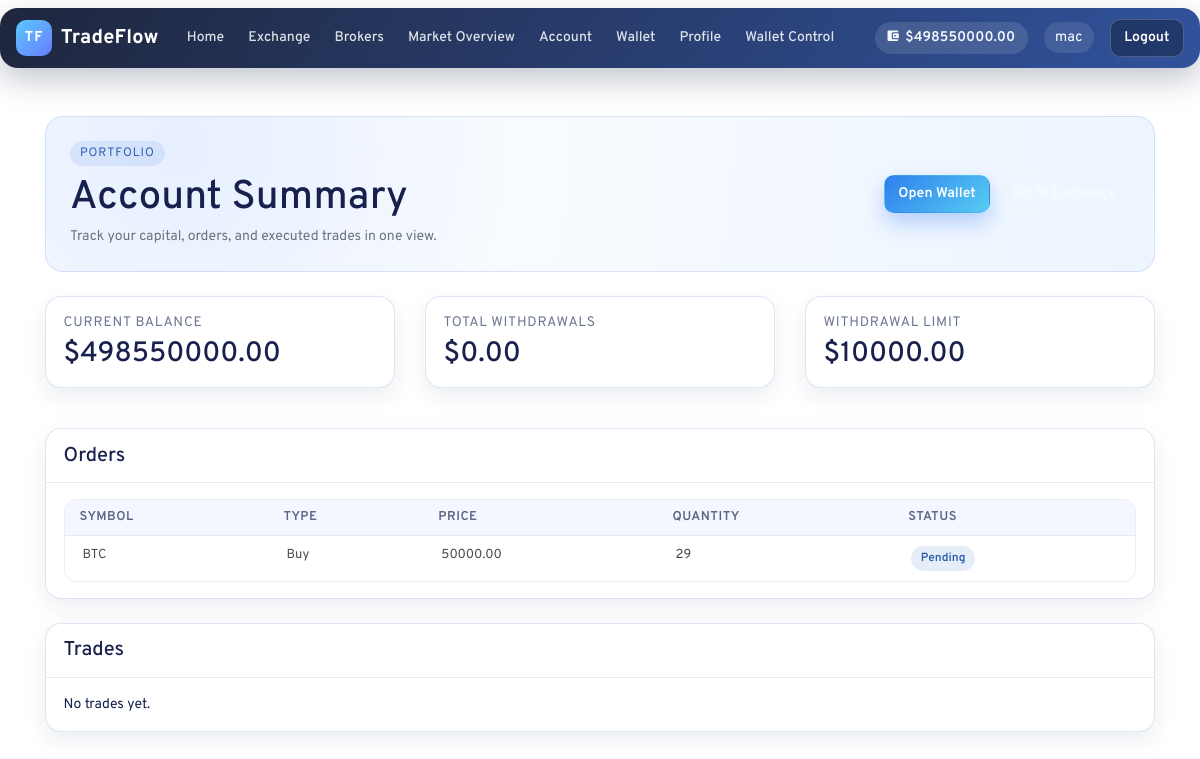
/account/ (signed in), run on the app's committed database.
### tradeflow/models.py (models this page shows, shortened)
class Account(models.Model):
    ACCOUNT_STATUS = (
        ('verified', 'Verified'),
        ('unverified', 'Unverified'),
    )
    user = models.OneToOneField(settings.AUTH_USER_MODEL, on_delete=models.CASCADE, related_name='tradeflow_account')
    balance = models.DecimalField(max_digits=12, decimal_places=2)
    account_type = models.CharField(max_length=20, choices=[('cash', 'Cash'), ('margin', 'Margin')])
    account_status = models.CharField(max_length=10, choices=ACCOUNT_STATUS, default='unverified')
    total_withdrawals = models.DecimalField(max_digits=12, decimal_places=2, default=Decimal('0.00'))
    withdrawal_limit = models.DecimalField(max_digits=12, decimal_places=2, default=Decimal('10000.00'))
    created = models.DateTimeField(auto_now_add=True)
    updated = models.DateTimeField(auto_now=True)

class Order(models.Model):
    account = models.ForeignKey(Account, on_delete=models.CASCADE)
    symbol = models.CharField(max_length=10)
    order_type = models.CharField(max_length=10, choices=[('buy', 'Buy'), ('sell', 'Sell')])
    price = models.DecimalField(max_digits=12, decimal_places=2)
    quantity = models.IntegerField()
    status = models.CharField(max_length=20, choices=[
        ('pending', 'Pending'),
        ('filled', 'Filled'),
        ('cancelled', 'Cancelled'),
        ('expired', 'Expired')
    ], default='pending')
    security_key = models.CharField(max_length=6, blank=True)  # For 2FA confirmation
    created = models.DateTimeField(auto_now_add=True)

### tradeflow/views.py (the view)
# urls.py: path('account/', views.account_summary, name='account-summary'),
@login_required
def account_summary(request):
    account = _get_or_create_account(request.user)
    orders = Order.objects.filter(account=account).order_by('-created')
    trades = Trade.objects.filter(order__account=account)
    return render(request, 'tradeflow/account.html', {
        'account': account,
        'orders': orders,
        'trades': trades
    })

### tradeflow/views.py (called while the page is built)
def _get_or_create_account(user):
    account, _ = Account.objects.get_or_create(
        user=user,
        defaults={
            'balance': Decimal("0.00"),
            'account_type': 'cash',
            'account_status': 'unverified',
        }
    )
    return account

### tradeflow/templates/tradeflow/account.html
{% extends "main.html" %}
{% block content %}
<section class="tf-account-hero mb-4">
    <div class="tf-account-hero-content">
        <div>
            <p class="tf-kicker mb-2">Portfolio</p>
            <h1 class="mb-1">Account Summary</h1>
            <p class="mb-0 text-muted">Track your capital, orders, and executed trades in one view.</p>
        </div>
        <div class="tf-account-actions">
            <a class="tf-btn tf-btn-primary mr-2" href="{% url 'wallet' %}">Open Wallet</a>
            <a class="tf-btn tf-btn-ghost" href="{% url 'exchange' %}">Go To Exchange</a>
        </div>
    </div>
</section>
<section class="row mb-4">
    <div class="col-md-4 mb-3">
        <div class="tf-stat-card">
            <p class="tf-stat-label mb-1">Current Balance</p>
            <h3 class="mb-0">${{ account.balance }}</h3>
        </div>
    </div>
    <div class="col-md-4 mb-3">
        <div class="tf-stat-card">
            <p class="tf-stat-label mb-1">Total Withdrawals</p>
            <h3 class="mb-0">${{ account.total_withdrawals }}</h3>
        </div>
    </div>
    <div class="col-md-4 mb-3">
        <div class="tf-stat-card">
            <p class="tf-stat-label mb-1">Withdrawal Limit</p>
            <h3 class="mb-0">${{ account.withdrawal_limit }}</h3>
        </div>
    </div>
</section>
<section class="tf-panel mb-4">
    <div class="tf-panel-header">
        <h2 class="h5 mb-0">Orders</h2>
    </div>
    <div class="tf-panel-body">
        {% if orders %}
            <div class="table-responsive tf-table-wrap">
                <table class="table tf-modern-table">
                    <thead>
                        <tr>
                            <th>Symbol</th>
                            <th>Type</th>
                            <th>Price</th>
                            <th>Quantity</th>
                            <th>Status</th>
                        </tr>
                    </thead>
                    <tbody>
                        {% for order in orders %}
                            <tr>
                                <td>{{ order.symbol }}</td>
                                <td>{{ order.get_order_type_display }}</td>
                                <td>{{ order.price }}</td>
                                <td>{{ order.quantity }}</td>
                                <td><span class="tf-status-pill">{{ order.get_status_display }}</span></td>
                            </tr>
                        {% endfor %}
                    </tbody>
                </table>
            </div>
        {% else %}
            <p class="mb-0">No orders yet.</p>
        {% endif %}
    </div>
</section>
<section class="tf-panel">
    <div class="tf-panel-header">
        <h2 class="h5 mb-0">Trades</h2>
    </div>
    <div class="tf-panel-body">
        {% if trades %}
            <div class="table-responsive tf-table-wrap">
                <table class="table tf-modern-table">
                    <thead>
                        <tr>
                            <th>Symbol</th>
                            <th>Broker</th>
                            <th>Trade Price</th>
                            <th>Quantity</th>
                            <th>Commission</th>
                        </tr>
                    </thead>
                    <tbody>
                        {% for trade in trades %}
                            <tr>
                                <td>{{ trade.order.symbol }}</td>
                                <td>{{ trade.broker.name }}</td>
                                <td>{{ trade.trade_price }}</td>
                                <td>{{ trade.quantity }}</td>
                                <td>{{ trade.commission }}</td>
                            </tr>
                        {% endfor %}
                    </tbody>
                </table>
            </div>
        {% else %}
            <p class="mb-0">No trades yet.</p>
        {% endif %}
    </div>
</section>
{% endblock content %}

### templates/navbar.html (shortened to what this page needs)
{% load static %}
<header class="tf-nav-wrap mb-4">
    <nav class="navbar navbar-expand-lg tf-nav">
        <a class='navbar-brand font-weight-bold tf-brand' href="{% url 'broker' %}">
            <span class="tf-brand-mark">TF</span>
            <span class="tf-brand-text">TradeFlow</span>
        </a>
        <div class="collapse navbar-collapse" id="headerMenu">
            <ul class="navbar-nav mr-auto tf-nav-links">
                <li class="nav-item">
                    <a class="nav-link tf-nav-link" href="{% url 'broker' %}">Home</a>
                </li>
                <li class="nav-item">
                    <a class="nav-link tf-nav-link" href="{% url 'exchange' %}">Exchange</a>
                </li>
                <li class="nav-item">
                    <a class="nav-link tf-nav-link" href="{% url 'brokers' %}">Brokers</a>
                </li>
                <li class="nav-item">
                    <a class="nav-link tf-nav-link" href="{% url 'market-overview' %}">Market Overview</a>
                </li>
                {% if request.user.is_authenticated %}
                <li class="nav-item">
                    <a class="nav-link tf-nav-link" href="{% url 'account-summary' %}">Account</a>
                </li>
                <li class="nav-item">
                    <a class="nav-link tf-nav-link" href="{% url 'wallet' %}">Wallet</a>
                </li>
                <li class="nav-item">
                    <a class="nav-link tf-nav-link" href="{% url 'users:profile' %}">Profile</a>
                </li>
                {% if request.user.is_staff or request.user.is_superuser %}
                <li class="nav-item">
                    <a class="nav-link tf-nav-link" href="{% url 'admin-wallet-dashboard' %}">Wallet Control</a>
                </li>
                {% endif %}
                {% endif %}
            </ul>
            <ul class="navbar-nav ml-auto align-items-center tf-nav-actions">
                {% if request.user.is_authenticated %}
                    {% if request.user.tradeflow_account %}
                        <li class="nav-item mr-2">
                            <span class="tf-balance-pill">
                                <i class="icon ion-md-wallet"></i>
                                ${{ request.user.tradeflow_account.balance }}
                            </span>
                        </li>
                    {% endif %}
                    <li class="nav-item d-flex align-items-center mr-2">
                        <span class="tf-user-chip">{{ request.user.username }}</span>
                    </li>
                    <li class="nav-item">
                        <a class="tf-btn tf-btn-dark" href="{% url 'users:logout' %}">Logout</a>
                    </li>
                {% endif %}
            </ul>
        </div>
    </nav>
</header>

### static/assets/css/style.css (style rules this page uses)
body { font-family: 'Overpass', sans-serif; font-size: 14px; line-height: 1.5; color: #18214D; background: #FFFFFF; font-weight: 400; }
a, a:hover { text-decoration: none; transition: 0.3s; }
ul, ol { margin: 0; padding: 0; list-style: none; }
thead tr th { padding: 8px 15px !important; }
thead th { color: #758696; font-size: 13px; font-weight: 600; border: 0 !important; }
tbody tr { color: #4a4a4a; }
.table td, .table th { border-top: 1px solid #f0f3fa; }
header nav a { color: #18214d; }
header .navbar-brand { padding: 0; }
.navbar-expand-lg .navbar-nav .nav-link { padding-right: 1rem; padding-left: 1rem; }
.table { margin-bottom: 0; }
.table td { font-size: 13px; padding: 10px 18px; }

### static/assets/css/modern-ui.css (style rules this page uses)
.tf-nav-wrap { position: sticky; top: 0; z-index: 1000; }
.tf-nav { border-radius: 18px; margin: 0.5rem auto; padding: 0.7rem 1rem; background: linear-gradient(120deg, rgba(12, 20, 45, 0.92), rgba(31, 68, 148, 0.92)); backdrop-filter: blur(10px); box-shadow: 0 12px 30px rgba(17, 30, 65, 0.25); }
.tf-brand { display: inline-flex; align-items: center; gap: 0.55rem; color: #fff; }
.tf-brand-mark { display: inline-flex; align-items: center; justify-content: center; width: 36px; height: 36px; border-radius: 10px; font-size: 0.9rem; letter-spacing: 0.08em; background: linear-gradient(135deg, #59c9ff, #6a7cff); color: #fff; }
.tf-brand-text { font-weight: 700; letter-spacing: 0.01em; }
.tf-nav-link { color: rgba(255, 255, 255, 0.85) !important; font-weight: 500; border-radius: 10px; padding: 0.45rem 0.75rem !important; transition: all 0.2s ease; }
.tf-nav-actions { gap: 0.5rem; }
.tf-balance-pill { display: inline-flex; align-items: center; gap: 0.4rem; border-radius: 999px; padding: 0.35rem 0.8rem; font-weight: 600; color: #f4f9ff; background: rgba(255, 255, 255, 0.12); }
.tf-user-chip { display: inline-flex; align-items: center; border-radius: 999px; padding: 0.3rem 0.7rem; font-size: 0.9rem; color: #fff; background: rgba(255, 255, 255, 0.1); }
.tf-btn { display: inline-block; border-radius: 10px; padding: 0.45rem 0.85rem; font-weight: 600; border: 1px solid transparent; transition: transform 0.15s ease, box-shadow 0.2s ease, background 0.2s ease; }
.tf-btn-primary { color: #fff; background: linear-gradient(135deg, #2f80ed, #56ccf2); box-shadow: 0 10px 22px rgba(59, 130, 246, 0.35); }
.tf-btn-ghost { color: #f8fbff; border-color: rgba(255, 255, 255, 0.3); background: rgba(255, 255, 255, 0.06); }
.tf-btn-dark { color: #fff; background: rgba(0, 0, 0, 0.3); border-color: rgba(255, 255, 255, 0.2); }
.tf-account-hero { border-radius: 18px; padding: 1.5rem; background: radial-gradient(circle at 12% 20%, #e7efff 0, #f8fbff 35%, #edf5ff 100%); border: 1px solid rgba(87, 128, 210, 0.18); }
.tf-account-hero-content { display: flex; justify-content: space-between; align-items: center; gap: 1rem; }
.tf-account-actions { display: flex; align-items: center; flex-wrap: wrap; }
.tf-kicker { display: inline-block; border-radius: 999px; padding: 0.22rem 0.62rem; font-size: 0.76rem; text-transform: uppercase; letter-spacing: 0.08em; color: #2f5fb5; background: rgba(60, 116, 217, 0.12); }
.tf-stat-card { height: 100%; border-radius: 16px; padding: 1rem 1.1rem; border: 1px solid rgba(90, 127, 199, 0.2); background: #fff; box-shadow: 0 8px 22px rgba(14, 39, 84, 0.08); }
.tf-stat-label { color: #6b7692; font-size: 0.86rem; text-transform: uppercase; letter-spacing: 0.06em; }
.tf-panel { border-radius: 16px; border: 1px solid rgba(90, 127, 199, 0.2); background: #fff; box-shadow: 0 8px 22px rgba(14, 39, 84, 0.08); }
.tf-panel-header { border-bottom: 1px solid rgba(90, 127, 199, 0.16); padding: 0.9rem 1.1rem; }
.tf-panel-body { padding: 1rem 1.1rem; }
.tf-table-wrap { border-radius: 12px; border: 1px solid rgba(90, 127, 199, 0.14); overflow: hidden; }
.tf-modern-table { margin-bottom: 0; }
.tf-modern-table thead th { background: #f4f7ff; border: none; font-size: 0.8rem; letter-spacing: 0.04em; text-transform: uppercase; color: #5a6483; }
.tf-modern-table tbody td { border-top-color: rgba(90, 127, 199, 0.12); }
.tf-status-pill { display: inline-flex; align-items: center; justify-content: center; border-radius: 999px; padding: 0.22rem 0.6rem; font-size: 0.74rem; font-weight: 600; color: #2d5ea9; background: rgba(73, 126, 214, 0.14); }

### data on the page
Account: balance "498550000.00", total_withdrawals "0.00", withdrawal_limit "10000.00"
Order: symbol "BTC", order_type "Buy", price "50000.00", quantity "29", status "Pending"

### other printed values
{{ request.user.tradeflow_account.balance }} "498550000.00"
{{ request.user.username }} "mac"
